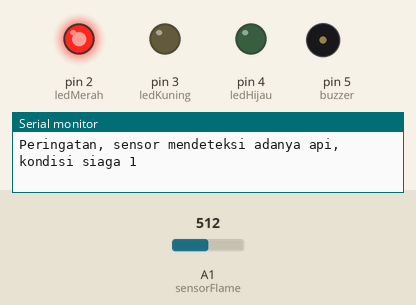
A sketch run on a simulated Arduino Uno, built with avr-gcc and run on an emulated ATmega328P. Shown: output pins drawn as LEDs (lit = HIGH), buzzer (waves = sounding, pin HIGH), the last lines printed to the serial monitor. Inputs (shaded band) come from the test bench; at power-on: A1 (sensorFlame) = 512.

Above: at 4.2 s.
4.3 s: A1 (sensorFlame) set to 528
At 8.6 s:
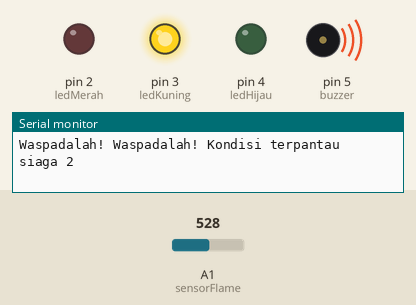
At 9.6 s:
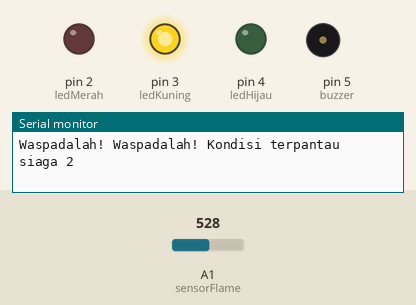
Timing chart, 0 to 18.3 s (numbered marks = the images above; inputs shaded):
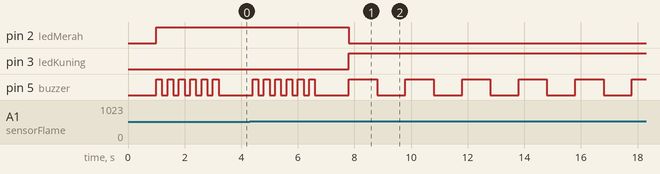

The sketch:

4-11-21_Arduino_Challenge_Flame_Buzzer_LED.ino
```cpp
// Inisialisasi pin Arduino yang akan digunakan
int sensorFlame = A1;
int buzzer = 5;
int ledMerah = 2, ledKuning = 3, ledHijau = 4;

void setup() {
  Serial.begin(9600);

  // Deklarasi I/O
  pinMode(sensorFlame, INPUT);
  pinMode(buzzer, OUTPUT);
  pinMode(ledMerah, OUTPUT);
  pinMode(ledKuning, OUTPUT);
  pinMode(ledHijau, OUTPUT);

}

void loop() {
  // Melakukan pembacaan nilai pada sensor
  int sensorReadFlame = map(analogRead(sensorFlame), 1023, 23, 0, 100);
//  Serial.println("Nilai pembacaan sensor : " + String(sensorReadFlame));
  delay(1000);

  // Logika
  if(sensorReadFlame <= 5){
    Serial.println("Kondisi terpantau aman, Gan");
//    digitalWrite(ledHijau, HIGH);
//    digitalWrite(ledMerah, LOW);
//    digitalWrite(ledKuning, LOW);
    kondisi(ledHijau, ledMerah, ledKuning);
  }
  else if(sensorReadFlame > 5 && sensorReadFlame <= 50){
    Serial.println("Waspadalah! Waspadalah! Kondisi terpantau siaga 2");
//    digitalWrite(ledKuning, HIGH);
//    digitalWrite(ledMerah, LOW);
//    digitalWrite(ledHijau, LOW);
    kondisi(ledKuning, ledMerah, ledHijau);
    for(int i = 0; i <= 5; i++){
      digitalWrite(buzzer, HIGH);
      delay(1000);
      digitalWrite(buzzer, LOW);
      delay(1000);
    }
  }
  else if(sensorReadFlame > 50){
    Serial.println("Peringatan, sensor mendeteksi adanya api, kondisi siaga 1");
//    digitalWrite(ledMerah, HIGH);
//    digitalWrite(ledKuning, LOW);
//    digitalWrite(ledHijau, LOW);
    kondisi(ledMerah, ledKuning, ledHijau);
    for(int i = 0; i <= 5; i++){
      digitalWrite(buzzer, HIGH);
      delay(200);
      digitalWrite(buzzer, LOW);
      delay(200);
    }
  }
}

// Fungsi untuk menyalakan LED
void kondisi(int led1, int led2, int led3){
  digitalWrite(led1, HIGH);
  digitalWrite(led2, LOW);
  digitalWrite(led3, LOW);
}
```

Measured:
- the behaviour switches between 513 and 514 on A1 (sensorFlame) (found by bisection; images 0 and 1)
- after the input at 4.3 s, pin 2 (ledMerah): HIGH → LOW after 3.5 s; pin 3 (ledKuning): LOW → HIGH after 3.5 s
